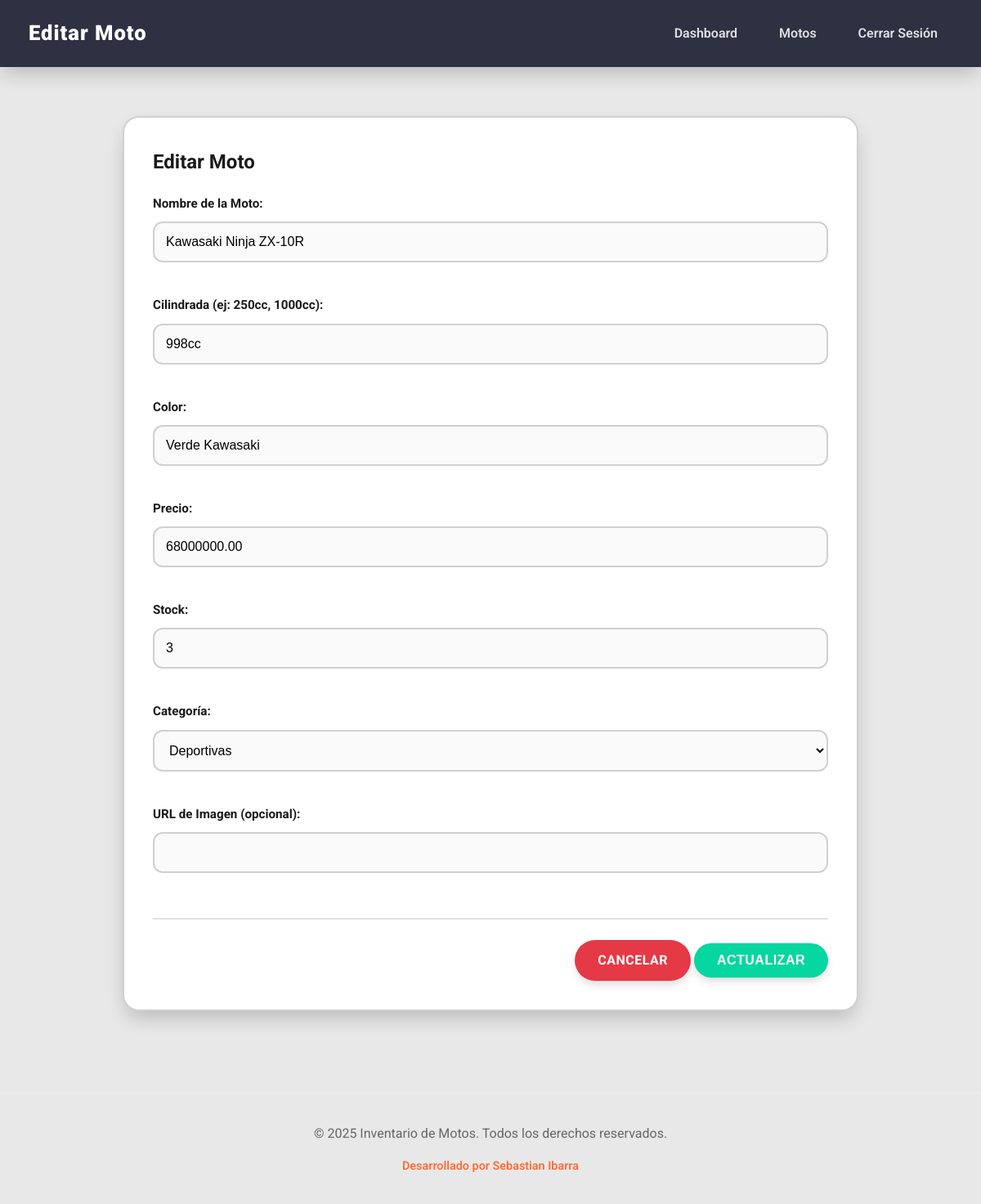
/admin/productos/editar.php?id=2 (signed in), run on the app's committed database.
### tables this page shows
CREATE TABLE `productos` (
  `id` int(11) NOT NULL,
  `nombre` varchar(100) NOT NULL,
  `cilindrada` varchar(10) NOT NULL,
  `color` varchar(50) NOT NULL,
  `precio` decimal(10,2) NOT NULL,
  `stock` int(11) NOT NULL,
  `categoria_id` int(11) NOT NULL,
  `imagen` varchar(255) DEFAULT NULL
);

CREATE TABLE `categorias` (
  `id` int(11) NOT NULL,
  `nombre` varchar(100) NOT NULL
);

### admin/productos/editar.php (the view, shortened to what this page needs)
<?php
require_once '../../config/db.php';
$id = $_GET['id'] ?? null;
$stmt_cat = $pdo->query("SELECT * FROM categorias ORDER BY nombre");
$categorias = $stmt_cat->fetchAll(PDO::FETCH_ASSOC);
$stmt = $pdo->prepare("SELECT * FROM productos WHERE id = ?");
$stmt->execute([$id]);
$producto = $stmt->fetch(PDO::FETCH_ASSOC);
?>
<!DOCTYPE html>
<html lang="es">
<head>
    <link rel="stylesheet" href="../../assets/css/estilos.css">
</head>
<body>
    <div class="admin-header">
        <h1>Editar Moto</h1>
        <nav>
            <a href="../index.php">Dashboard</a>
            <a href="listar.php">Motos</a>
            <a href="../../auth/logout.php">Cerrar Sesión</a>
        </nav>
    </div>
    <div class="container">
        <div class="form-container">
            <h2>Editar Moto</h2>
            <form method="POST">
                <div class="form-grid">
                    <div class="form-group">
                        <label>Nombre de la Moto:</label>
                        <input type="text" name="nombre" value="<?php echo htmlspecialchars($producto['nombre']); ?>" required>
                    </div>
                    <div class="form-group">
                        <label>Cilindrada (ej: 250cc, 1000cc):</label>
                        <input type="text" name="cilindrada" value="<?php echo htmlspecialchars($producto['cilindrada']); ?>" required>
                    </div>
                    <div class="form-group">
                        <label>Color:</label>
                        <input type="text" name="color" value="<?php echo htmlspecialchars($producto['color']); ?>" required>
                    </div>
                    <div class="form-group">
                        <label>Precio:</label>
                        <input type="number" name="precio" step="0.01" value="<?php echo $producto['precio']; ?>" required>
                    </div>
                    <div class="form-group">
                        <label>Stock:</label>
                        <input type="number" name="stock" value="<?php echo $producto['stock']; ?>" required>
                    </div>
                    <div class="form-group">
                        <label>Categoría:</label>
                        <select name="categoria_id" required>
                            <?php foreach ($categorias as $categoria): ?>
                                <option value="<?php echo $categoria['id']; ?>"
                                        <?php echo $producto['categoria_id'] == $categoria['id'] ? 'selected' : ''; ?>>
                                    <?php echo htmlspecialchars($categoria['nombre']); ?>
                                </option>
                            <?php endforeach; ?>
                        </select>
                    </div>
                    <div class="form-group">
                        <label>URL de Imagen (opcional):</label>
                        <input type="text" name="imagen" value="<?php echo htmlspecialchars($producto['imagen']); ?>">
                    </div>
                </div>
                <div class="form-actions">
                    <a href="listar.php" class="btn btn-danger">Cancelar</a>
                    <button type="submit" class="btn btn-success">Actualizar</button>
                </div>
            </form>
        </div>
    </div>
    <?php include '../../includes/footer.php'; ?>
</body>
</html>

### assets/css/estilos.css (style rules this page uses)
:root { --primary-color: #ff6b35; --primary-hover: #e85a28; --accent-color: #ff9f1c; --accent-hover: #e68a0f; --danger-color: #e63946; --success-color: #06d6a0; --bg-body: #e8e8e8; --bg-surface: #ffffff; --bg-header: #2d3142; --bg-card: #f5f5f5; --text-main: #1a1a1a; --text-secondary: #4a4a4a; --text-light: #7a7a7a; --text-white: #ffffff; --radius-sm: 6px; --radius-md: 12px; --radius-lg: 20px; --radius-pill: 50px; --shadow-sm: 0 2px 4px 0 rgba(0, 0, 0, 0.08); --shadow-md: 0 6px 12px -2px rgba(0, 0, 0, 0.15); --shadow-lg: 0 12px 24px -4px rgba(0, 0, 0, 0.2); --shadow-bold: 0 8px 16px rgba(255, 107, 53, 0.3); }
* { box-sizing: border-box; }
body { font-family: 'Roboto', 'Segoe UI', Arial, sans-serif; background-color: var(--bg-body); color: var(--text-main); margin: 0; padding: 0; line-height: 1.6; }
h1, h2, h3, h4, h5, h6 { margin-top: 0; color: var(--text-main); font-weight: 700; }
a { text-decoration: none; color: var(--primary-color); transition: color 0.3s; }
.container { max-width: 1200px; margin: 0 auto; padding: 20px; }
.btn { display: inline-block; padding: 12px 28px; border-radius: var(--radius-pill); font-weight: 700; text-align: center; cursor: pointer; transition: all 0.3s ease; border: none; font-size: 1rem; text-transform: uppercase; letter-spacing: 0.5px; }
.btn-danger { background-color: var(--danger-color); color: white; box-shadow: var(--shadow-md); }
.btn-success { background-color: var(--success-color); color: white; box-shadow: var(--shadow-md); }
.card, .card-container, .form-container { background-color: var(--bg-surface); border-radius: var(--radius-lg); box-shadow: var(--shadow-lg); padding: 35px; margin-bottom: 25px; border: 2px solid #d0d0d0; }
.card-container, .form-container { max-width: 900px; margin: 40px auto; }
.admin-header { background-color: var(--bg-header); color: var(--text-white); padding: 18px 35px; display: flex; justify-content: space-between; align-items: center; box-shadow: var(--shadow-lg); }
.admin-header h1 { margin: 0; font-size: 1.6rem; color: var(--text-white); letter-spacing: 1px; font-weight: 900; }
.admin-header nav { display: flex; gap: 15px; }
.admin-header nav a { color: rgba(255, 255, 255, 0.85); font-weight: 600; padding: 10px 18px; border-radius: var(--radius-md); transition: all 0.3s; }
.form-grid { display: flex; flex-direction: column; gap: 20px; }
.form-group { margin-bottom: 20px; }
.form-group label { display: block; margin-bottom: 10px; font-weight: 700; color: var(--text-main); font-size: 0.95rem; }
.form-group input[type="text"], .form-group input[type="number"], .form-group input[type="password"], .form-group select, .form-group textarea { width: 100%; padding: 14px; border: 2px solid #d0d0d0; border-radius: var(--radius-md); font-size: 1rem; transition: all 0.3s; background-color: #fafafa; }
.form-actions { margin-top: 35px; text-align: right; padding-top: 25px; border-top: 2px solid #e0e0e0; }

### data on the page
productos: nombre "Kawasaki Ninja ZX-10R", cilindrada "998cc", color "Verde Kawasaki", precio "68000000.00", stock "3", categoria_id "Deportivas"
